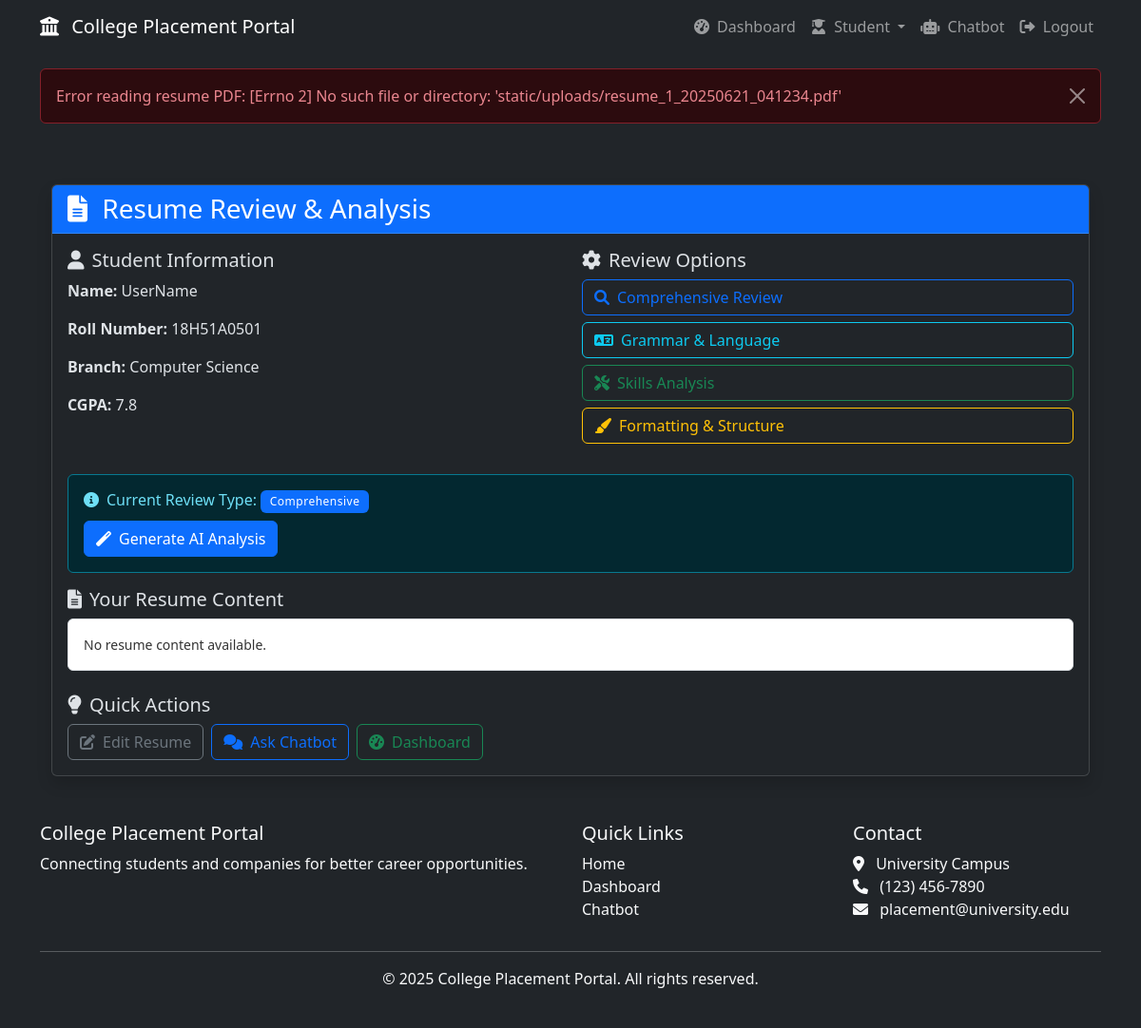
/resume/review (signed in), run on the app's committed database.
### models.py (models this page shows, shortened)
class StudentProfile(db.Model):
    id = db.Column(db.Integer, primary_key=True)
    user_id = db.Column(db.Integer, db.ForeignKey('user.id'), nullable=False)
    full_name = db.Column(db.String(100), nullable=False)
    roll_number = db.Column(db.String(20), unique=True, nullable=False)
    branch = db.Column(db.String(50), nullable=False)
    cgpa = db.Column(db.Float, nullable=False)
    resume_file = db.Column(db.String(255), nullable=True)  # Path to uploaded PDF resume
    skills = db.Column(db.Text, nullable=True)  # Extracted skills from resume
    applications = db.relationship('Application', backref='student', cascade='all, delete-orphan')
    mock_interviews = db.relationship('MockInterview', backref='student', cascade='all, delete-orphan')
    resume_analyses = db.relationship('ResumeAnalysis', backref='student', cascade='all, delete-orphan')
    chatbot_sessions = db.relationship('ChatbotSession', backref='student', cascade='all, delete-orphan')

### routes.py (the view, shortened to what this page needs)
@bp.route('/resume/review', methods=['GET', 'POST'])
@login_required
def resume_review():
    if not current_user.is_student():
        flash('Access denied. Only students can review resumes.', 'danger')
        return redirect(url_for('routes.dashboard'))
    student = current_user.student_profile
    if request.method == 'GET':
        if not student.resume_file:
            flash('Please upload your resume in your profile first.', 'warning')
            return redirect(url_for('routes.student_profile'))
        review_result = session.pop('review_result', None)
        review_type = request.args.get('type', 'comprehensive')
        resume_text = ""
        resume_path = os.path.join(UPLOAD_FOLDER, student.resume_file)
        try:
            with open(resume_path, 'rb') as f:
                doc = fitz.open(stream=f.read(), filetype="pdf")
                resume_text = " ".join([page.get_text() for page in doc])
        except Exception as e:
            flash(f'Error reading resume PDF: {e}', 'danger')
        return render_template('resume_review.html',
                             review_result=review_result,
                             student=student,
                             review_type=review_type,
                             resume_text=resume_text)

### models.py (called while the page is built)
    def is_student(self):
        return self.role == ROLE_STUDENT

### templates/resume_review.html (shortened to what this page needs)
{% extends "base.html" %}
{% block content %}
<div class="container mt-4">
    <div class="row">
        <div class="col-12">
            <div class="card shadow">
                <div class="card-header bg-primary text-white">
                    <h3 class="mb-0">
                        <i class="fas fa-file-alt me-2"></i>
                        Resume Review & Analysis
                    </h3>
                </div>
                <div class="card-body">
                    <div class="row mb-4">
                        <div class="col-md-6">
                            <h5><i class="fas fa-user me-2"></i>Student Information</h5>
                            <p><strong>Name:</strong> {{ student.full_name }}</p>
                            <p><strong>Roll Number:</strong> {{ student.roll_number }}</p>
                            <p><strong>Branch:</strong> {{ student.branch }}</p>
                            <p><strong>CGPA:</strong> {{ student.cgpa }}</p>
                        </div>
                        <div class="col-md-6">
                            <h5><i class="fas fa-cog me-2"></i>Review Options</h5>
                            <div class="btn-group-vertical w-100" role="group">
                                <a href="{{ url_for('routes.resume_review', type='comprehensive') }}"
                                   class="btn btn-outline-primary mb-2">
                                    <i class="fas fa-search me-2"></i>Comprehensive Review
                                </a>
                                <a href="{{ url_for('routes.resume_review', type='grammar') }}"
                                   class="btn btn-outline-info mb-2">
                                    <i class="fas fa-language me-2"></i>Grammar & Language
                                </a>
                                <a href="{{ url_for('routes.resume_review', type='skills') }}"
                                   class="btn btn-outline-success mb-2">
                                    <i class="fas fa-tools me-2"></i>Skills Analysis
                                </a>
                                <a href="{{ url_for('routes.resume_review', type='formatting') }}"
                                   class="btn btn-outline-warning mb-2">
                                    <i class="fas fa-paint-brush me-2"></i>Formatting & Structure
                                </a>
                            </div>
                        </div>
                    </div>
                    <div class="alert alert-info">
                        <h6><i class="fas fa-info-circle me-2"></i>Current Review Type:
                            <span class="badge bg-primary">{{ review_type.title() }}</span>
                        </h6>
                        <form method="POST" class="mt-2">
                            <button type="submit" class="btn btn-primary">
                                <i class="fas fa-magic me-2"></i>Generate AI Analysis
                            </button>
                        </form>
                    </div>
                    <div class="row mb-4">
                        <div class="col-12">
                            <h5><i class="fas fa-file-text me-2"></i>Your Resume Content</h5>
                            <div class="resume-content">
                                <pre class="mb-0" style="white-space: pre-wrap; font-family: inherit; color: #333; background-color: transparent;">{{ resume_text or 'No resume content available.' }}</pre>
                            </div>
                        </div>
                    </div>
                    <div class="row mt-4">
                        <div class="col-12">
                            <h5><i class="fas fa-lightbulb me-2"></i>Quick Actions</h5>
                            <div class="d-flex flex-wrap gap-2">
                                <a href="{{ url_for('routes.student_profile') }}" class="btn btn-outline-secondary">
                                    <i class="fas fa-edit me-2"></i>Edit Resume
                                </a>
                                <a href="{{ url_for('routes.chatbot') }}" class="btn btn-outline-primary">
                                    <i class="fas fa-comments me-2"></i>Ask Chatbot
                                </a>
                                <a href="{{ url_for('routes.student_dashboard') }}" class="btn btn-outline-success">
                                    <i class="fas fa-tachometer-alt me-2"></i>Dashboard
                                </a>
                            </div>
                        </div>
                    </div>
                </div>
            </div>
        </div>
    </div>
</div>
{% endblock %}

### static/css/custom.css (style rules this page uses)
.badge { font-weight: 500; letter-spacing: 0.5px; padding: 0.5em 0.8em; }

### templates/resume_review.html (style rules this page uses)
.btn-group-vertical .btn { text-align: left; border-radius: 0.375rem !important; }
.btn-group-vertical .btn:first-child { border-top-left-radius: 0.375rem !important; border-top-right-radius: 0.375rem !important; }
.btn-group-vertical .btn:last-child { border-bottom-left-radius: 0.375rem !important; border-bottom-right-radius: 0.375rem !important; }
.resume-content { background-color: #ffffff !important; color: #333 !important; border: 1px solid #dee2e6; padding: 1rem; border-radius: 0.375rem; }

### data on the page
StudentProfile: full_name "UserName", roll_number "18H51A0501", branch "Computer Science", cgpa "7.8"

### other printed values
{{ message }} "Error reading resume PDF: [Errno 2] No such file or directory: 'static/uploads/resume_1_20250621_041234.pdf'"
{{ review_type.title() }} "Comprehensive"
{{ resume_text or 'No resume content available.' }} "No resume content available."
